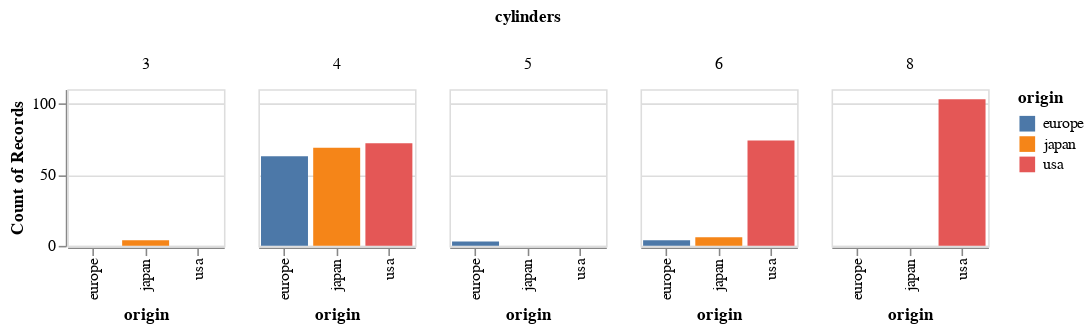

The code cell stored with this chart in its notebook:
### Code cell
alt.Chart(df).mark_bar().encode(
    x='origin',
    y='count()',
    column='cylinders:Q',
    color=alt.Color('origin')
).properties(
    width=100,
    height=100    
)

### Figure 1 — Vega-Lite specification as saved in the notebook (floating-point values rounded to 4 significant figures; data arrays with more than 128 entries replaced by an {"elided": "..."} marker saying what was removed)
{"config": {"view": {"continuousWidth": 400, "continuousHeight": 300}}, "data": {"name": "data-f1198cc0481ad698d7dc4699e0a3efa7"}, "mark": "bar", "encoding": {"color": {"type": "nominal", "field": "origin"}, "column": {"type": "quantitative", "field": "cylinders"}, "x": {"type": "nominal", "field": "origin"}, "y": {"type": "quantitative", "aggregate": "count"}}, "height": 100, "width": 100, "$schema": "https://vega.github.io/schema/vega-lite/v4.8.1.json", "datasets": {"data-f1198cc0481ad698d7dc4699e0a3efa7": {"elided": "398 records"}}}
